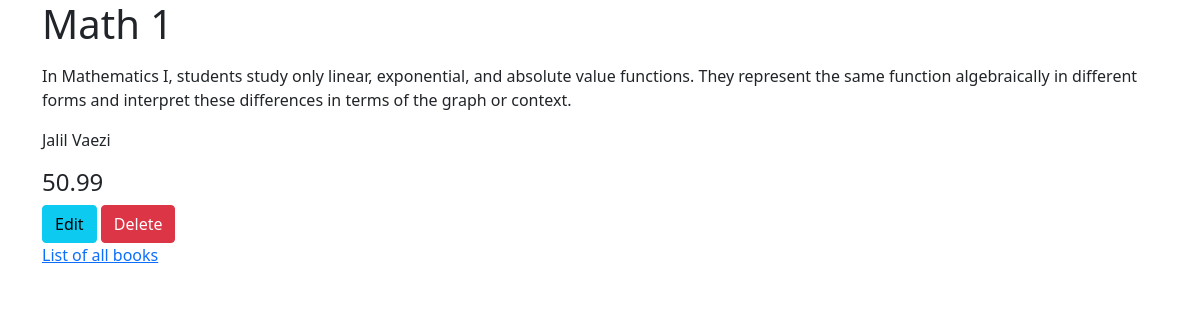
Page /books/3/ on the committed database.
### books/models.py (models this page shows, shortened)
class Book(models.Model):
    title = models.CharField(max_length=200)
    author = models.CharField(max_length=200)
    description = models.TextField()
    price = models.DecimalField(max_digits=5, decimal_places=2)

### books/views.py (the view)
# urls.py: path('<int:pk>/', BookDetailView.as_view(), name='book_detail'),
class BookDetailView(generic.DetailView):
    model = Book
    template_name = 'books/book_detail.html'

### books/templates/books/book_detail.html (shortened to what this page needs)
{% extends '_base.html' %}
{% block content %}
    <h1>{{ book.title|capfirst }}</h1>
    <p>{{ book.description|linebreaks }}</p>
    <p>{{ book.author|capfirst }}</p>
    <h4>{{ book.price }}</h4>
    <a href="{% url 'book_update' book.id %}"><button class="btn btn-info" type="button">Edit</button></a>
    <a href="{% url 'book_delete' book.id %}"><button class="btn btn-danger" type="button">Delete</button></a>
    <br>
    <a href="{% url 'book_list' %}">List of all books</a>
{% endblock %}

### rows in the picture
Book: description "In Mathematics I, students study only linear, exponential, and absolute value functions. They represent the same function algebraically in different forms and interpret these differences in terms of the graph or context.", author "Jalil Vaezi", price "50.99"
